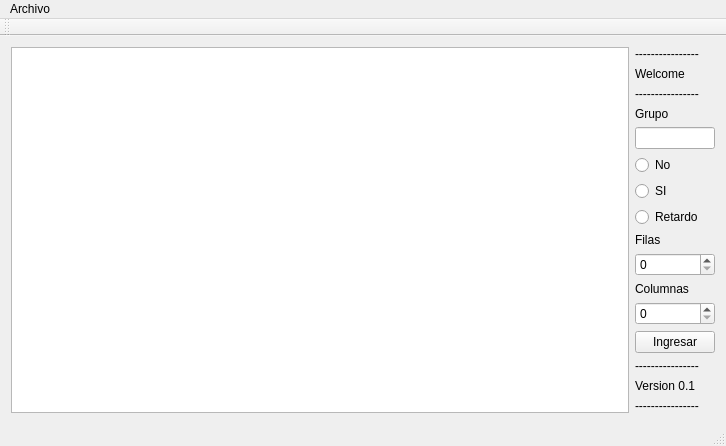
<?xml version="1.0" encoding="UTF-8"?>
<ui version="4.0">
 <class>MainWindow</class>
 <widget class="QMainWindow" name="MainWindow">
  <property name="geometry">
   <rect>
    <x>0</x>
    <y>0</y>
    <width>726</width>
    <height>441</height>
   </rect>
  </property>
  <property name="windowTitle">
   <string>Lista de alumnos</string>
  </property>
  <property name="toolButtonStyle">
   <enum>Qt::ToolButtonIconOnly</enum>
  </property>
  <widget class="QWidget" name="centralWidget">
   <layout class="QHBoxLayout" name="horizontalLayout">
    <item>
     <layout class="QVBoxLayout" name="verticalLayout">
      <item>
       <widget class="QTableView" name="tableView">
        <property name="enabled">
         <bool>true</bool>
        </property>
       </widget>
      </item>
     </layout>
    </item>
    <item>
     <layout class="QVBoxLayout" name="verticalLayout_2">
      <item>
       <widget class="QLabel" name="label_5">
        <property name="text">
         <string>----------------</string>
        </property>
       </widget>
      </item>
      <item>
       <widget class="QLabel" name="label_7">
        <property name="text">
         <string>Welcome</string>
        </property>
       </widget>
      </item>
      <item>
       <widget class="QLabel" name="label_6">
        <property name="text">
         <string>----------------</string>
        </property>
       </widget>
      </item>
      <item>
       <widget class="QLabel" name="label_9">
        <property name="text">
         <string>Grupo</string>
        </property>
       </widget>
      </item>
      <item>
       <widget class="QLineEdit" name="Grupostxt">
        <property name="sizePolicy">
         <sizepolicy hsizetype="Ignored" vsizetype="Fixed">
          <horstretch>0</horstretch>
          <verstretch>0</verstretch>
         </sizepolicy>
        </property>
       </widget>
      </item>
      <item>
       <widget class="QRadioButton" name="radioButton_2">
        <property name="text">
         <string>No</string>
        </property>
       </widget>
      </item>
      <item>
       <widget class="QRadioButton" name="radioButton">
        <property name="text">
         <string>SI</string>
        </property>
       </widget>
      </item>
      <item>
       <widget class="QRadioButton" name="radioButton_3">
        <property name="text">
         <string>Retardo</string>
        </property>
       </widget>
      </item>
      <item>
       <widget class="QLabel" name="label">
        <property name="text">
         <string>Filas</string>
        </property>
       </widget>
      </item>
      <item>
       <widget class="QSpinBox" name="Filas"/>
      </item>
      <item>
       <widget class="QLabel" name="label_2">
        <property name="text">
         <string>Columnas</string>
        </property>
       </widget>
      </item>
      <item>
       <widget class="QSpinBox" name="Columnas"/>
      </item>
      <item>
       <widget class="QPushButton" name="pushButton">
        <property name="acceptDrops">
         <bool>false</bool>
        </property>
        <property name="text">
         <string>Ingresar</string>
        </property>
       </widget>
      </item>
      <item>
       <widget class="QLabel" name="label_4">
        <property name="text">
         <string>----------------</string>
        </property>
       </widget>
      </item>
      <item>
       <widget class="QLabel" name="label_8">
        <property name="text">
         <string>Version 0.1</string>
        </property>
       </widget>
      </item>
      <item>
       <widget class="QLabel" name="label_3">
        <property name="text">
         <string>----------------</string>
        </property>
       </widget>
      </item>
     </layout>
    </item>
   </layout>
  </widget>
  <widget class="QMenuBar" name="menuBar">
   <property name="geometry">
    <rect>
     <x>0</x>
     <y>0</y>
     <width>726</width>
     <height>22</height>
    </rect>
   </property>
   <widget class="QMenu" name="menuArchivo">
    <property name="title">
     <string>Archivo</string>
    </property>
    <addaction name="actionNuevo_archivo"/>
    <addaction name="separator"/>
    <addaction name="action_Abrir"/>
    <addaction name="action_Guarda"/>
    <addaction name="separator"/>
    <addaction name="actionAcerca_De"/>
    <addaction name="separator"/>
   </widget>
   <addaction name="menuArchivo"/>
  </widget>
  <widget class="QToolBar" name="mainToolBar">
   <attribute name="toolBarArea">
    <enum>TopToolBarArea</enum>
   </attribute>
   <attribute name="toolBarBreak">
    <bool>false</bool>
   </attribute>
  </widget>
  <widget class="QStatusBar" name="statusBar"/>
  <action name="actionNuevo_archivo">
   <property name="text">
    <string>Nuevo archivo</string>
   </property>
  </action>
  <action name="actionAcerca_De">
   <property name="text">
    <string>Acerca De</string>
   </property>
  </action>
  <action name="action_Guarda">
   <property name="text">
    <string>&amp;Guarda</string>
   </property>
  </action>
  <action name="action_Abrir">
   <property name="text">
    <string>&amp;Abrir</string>
   </property>
  </action>
 </widget>
 <layoutdefault spacing="6" margin="11"/>
 <resources/>
 <connections/>
</ui>
